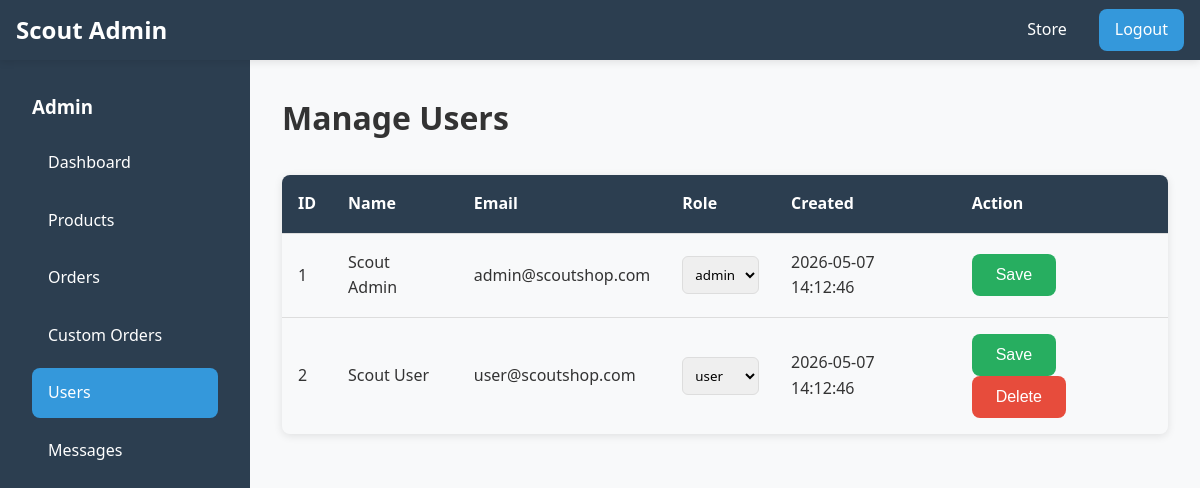
The app's page /project/manage_users.php (signed in) with its own data.
### tables this page shows
CREATE TABLE users (
    id INT PRIMARY KEY AUTO_INCREMENT,
    name VARCHAR(100) NOT NULL,
    email VARCHAR(120) UNIQUE NOT NULL,
    password VARCHAR(255) NOT NULL,
    role ENUM('user', 'admin') NOT NULL DEFAULT 'user',
    created_at TIMESTAMP DEFAULT CURRENT_TIMESTAMP
);

### project/admin_db.php (called while the page is built, shortened)
<?php
require_once __DIR__ . '/db.php';
function getAllUsers() {
    global $connection;
    $result = mysqli_query($connection, 'SELECT id, name, email, role, created_at FROM users ORDER BY created_at DESC');
    return mysqli_fetch_all($result, MYSQLI_ASSOC);
}
?>

### project/manage_users.php (the view, shortened to what this page needs)
<?php
require_once __DIR__ . '/admin_partial.php';
$users = getAllUsers();
?>
<!DOCTYPE html>
<html lang="en">
<head>
    <link rel="stylesheet" href="../frontend/style.css">
</head>
<body>
    <h1>Manage Users</h1>
    <table>
        <thead>
            <tr><th>ID</th><th>Name</th><th>Email</th><th>Role</th><th>Created</th><th>Action</th></tr>
        </thead>
        <tbody>
            <?php foreach ($users as $user): ?>
                <tr>
                    <form method="post">
                        <td><?php echo (int) $user['id']; ?><input type="hidden" name="user_id" value="<?php echo (int) $user['id']; ?>"></td>
                        <td><?php echo e($user['name']); ?></td>
                        <td><?php echo e($user['email']); ?></td>
                        <td>
                            <select name="role">
                                <option value="user" <?php echo $user['role'] === 'user' ? 'selected' : ''; ?>>user</option>
                                <option value="admin" <?php echo $user['role'] === 'admin' ? 'selected' : ''; ?>>admin</option>
                            </select>
                        </td>
                        <td><?php echo e($user['created_at']); ?></td>
                        <td>
                            <button class="btn btn-secondary" type="submit">Save</button>
                            <?php if ($user['role'] !== 'admin'): ?>
                                <button class="btn btn-danger" name="action" value="delete" type="submit">Delete</button>
                            <?php endif; ?>
                        </td>
                    </form>
                </tr>
            <?php endforeach; ?>
        </tbody>
    </table>
</body>
</html>

### project/style.css (style rules this page uses)
:root { --primary-color: #3498db; --primary-hover: #2980b9; --secondary-color: #27ae60; --secondary-hover: #229954; --bg-color: #f8f9fa; --text-color: #333; --text-light: #666; --border-color: #ddd; --danger-color: #e74c3c; --success-color: #27ae60; --spacing-small: 8px; --spacing-medium: 16px; --spacing-large: 32px; --border-radius: 8px; --shadow: 0 2px 8px rgba(0, 0, 0, 0.1); --shadow-lg: 0 4px 16px rgba(0, 0, 0, 0.15); }
* { margin: 0; padding: 0; box-sizing: border-box; }
html, body { font-family: 'Segoe UI', Tahoma, Geneva, Verdana, sans-serif; line-height: 1.6; color: var(--text-color); background-color: var(--bg-color); }
body { display: flex; flex-direction: column; min-height: 100vh; }
.btn { display: inline-block; padding: 12px 24px; border-radius: var(--border-radius); border: none; cursor: pointer; font-size: 16px; transition: all 0.3s ease; text-decoration: none; }
.btn-secondary { background-color: var(--secondary-color); color: white; }
.btn-danger { background-color: var(--danger-color); color: white; }
table { width: 100%; border-collapse: collapse; margin: var(--spacing-large) 0; box-shadow: var(--shadow); border-radius: var(--border-radius); overflow: hidden; }
thead { background-color: #2c3e50; color: white; }
th, td { padding: var(--spacing-medium); text-align: left; border-bottom: 1px solid var(--border-color); }
tbody tr:last-child td { border-bottom: none; }
td input, td select, td textarea { width: 100%; padding: 8px; border: 1px solid var(--border-color); border-radius: 6px; font-family: inherit; }

### records on screen
users: id "1", name "Scout Admin", email "admin@scoutshop.com", role "admin", created_at "2026-05-07 14:12:46"
users: id "2", name "Scout User", email "user@scoutshop.com", role "user", created_at "2026-05-07 14:12:46", shows "Delete"

### other values on screen
$link[0] "Dashboard"
$link[0] "Products"
$link[0] "Orders"
$link[0] "Custom Orders"
$link[0] "Users"
$link[0] "Messages"
